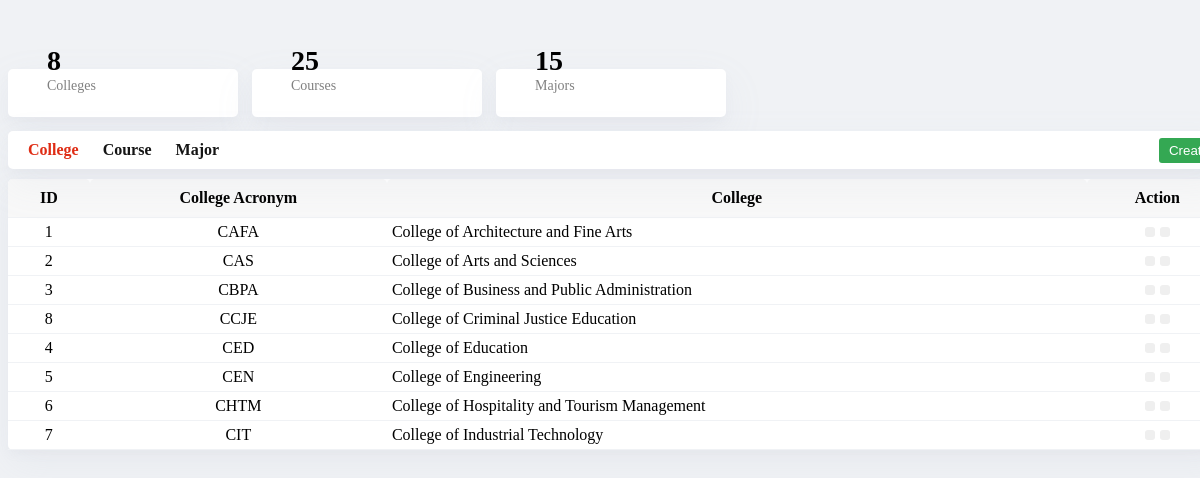
The page /php/admin-colleges.php on the database its author committed.
### tables this page shows
CREATE TABLE `college` (
  `id` int(11) NOT NULL,
  `acronym` varchar(100) NOT NULL,
  `college` varchar(100) NOT NULL
);

### php/admin-colleges.php (the view, shortened to what this page needs)
<?php
include "php/connect.php";
?>
<link rel="stylesheet" href="css/admin.css?v=1.0">
<div class="main-body">
	<div class="admin-header">
		<div class="container">
			<div>
				<div>
					<?php
					$select = "SELECT * FROM college";
					$result = $connect -> query($select);
					if ($result -> num_rows > 0) {
						echo mysqli_num_rows($result);
					}
					else {
						echo 0;
					}
					?>
				</div>
				<div>Colleges</div>
			</div>
		</div>
		<div class="container">
			<div>
				<div>
					<?php
					$select = "SELECT * FROM course";
					$result = $connect -> query($select);
					if ($result -> num_rows > 0) {
						echo mysqli_num_rows($result);
					}
					else {
						echo 0;
					}
					?>
				</div>
				<div>Courses</div>
			</div>
		</div>
		<div class="container">
			<div>
				<div>
				<?php
					$select = "SELECT * FROM major";
					$result = $connect -> query($select);
					if ($result -> num_rows > 0) {
						echo mysqli_num_rows($result);
					}
					else {
						echo 0;
					}
					?>
				</div>
				<div>Majors</div>
			</div>
		</div>
	</div>
	<div class="colleges-header">
		<a href="?colleges"><i class="fas fa-university"></i> College</a>
		<a href="?colleges&course"><i class="fas fa-graduation-cap"></i> Course</a>
		<a href="?colleges&major"><i class="fas fa-graduation-cap"></i> Major</a>
		<button id="create-btn" title="Create"><i class="fas fa-plus-circle"></i> Create</button>
	</div>
	<table>
		<?php
		if (isset($_GET["course"])) {
			echo "<tr>";
				echo "<th>ID</th>";
				echo "<th>College</th>";
				echo "<th>Course Acronym</th>";
				echo "<th>Course</th>";
				echo "<th>Action</th>";
			echo "</tr>";
			$select = "SELECT * FROM course ORDER BY college, course";
			$result = $connect -> query($select);
			if ($result -> num_rows > 0) {
				while ($row = mysqli_fetch_array($result)) {
					$courseid = $row["id"];
					$courseacro = $row["acronym"];
					$course = $row["course"];
					$coursecollege = $row["college"];
					echo "<tr>";
						echo "<td>$courseid</td>";
						$select1 = "SELECT * FROM college ORDER BY id=$coursecollege";
						$result1 = $connect -> query($select1);
						if ($result1 -> num_rows > 0) {
							while ($row1 = mysqli_fetch_array($result1)) {
								$collegename = $row1["college"];
							}
						}
						echo "<td>$collegename</td>";
						echo "<td>$courseacro</td>";
						echo "<td>$course</td>";
						echo "<td>";
							echo "<button value='$courseid' title='Edit $course ($courseacro)' class='edit-btn'><i class='fas fa-edit'></i></button>";
							echo "<button value='$courseid' title='Delete $course ($courseacro)' class='delete-btn'><i class='fas fa-trash'></i></button>";
						echo "</td>";
					echo "</tr>";
				}
			}
		}
		else {
			echo "<tr>";
				echo "<th>ID</th>";
				echo "<th>College Acronym</th>";
				echo "<th>College</th>";
				echo "<th>Action</th>";
			echo "</tr>";
			$select = "SELECT * FROM college ORDER BY college";
			$result = $connect -> query($select);
			if ($result -> num_rows > 0) {
				while ($row = mysqli_fetch_array($result)) {
					$collegeid = $row["id"];
					$collegeacro = $row["acronym"];
					$college = $row["college"];
					echo "<tr>";
						echo "<td>$collegeid</td>";
						echo "<td style='text-align: center;'>$collegeacro</td>";
						echo "<td>$college</td>";
						echo "<td>";
							echo "<button value='$collegeid' title='Edit $college ($collegeacro)' class='edit-btn'><i class='fas fa-edit'></i></button>";
							echo "<button value='$collegeid' title='Delete $college ($collegeacro)' class='delete-btn'><i class='fas fa-trash'></i></button>";
						echo "</td>";
					echo "</tr>";
				}
			}
		}
		?>
	</table>
</div>

### css/admin.css (style rules this page uses)
.main-body { width: 1220px; margin: auto; margin-top: 69px; }
.admin-header { margin-bottom: 10px; }
.admin-header .container { display: inline-block; width: 200px; padding: 15px; overflow: hidden; margin-right: 10px; border-radius: 5px; background-color: #ffffff; box-shadow: 0 5px 10px rgba(154, 160, 185, 0.05), 0 15px 40px rgba(166, 173, 201, 0.1); }
.admin-header .container div { display: inline-block; }
.admin-header .container div:nth-child(2) div { position: absolute; display: block; height: 30px; margin-left: 20px; padding-top: 5px; }
.admin-header .container div:nth-child(2) div:nth-child(1) { font-size: 28px; font-weight: bold; margin-top: -58px; }
.admin-header .container div:nth-child(2) div:nth-child(2) { color: #808080; font-size: 14px; margin-top: -25px; }
.colleges-header, .subjects-header, .professors-header, .heads-header { margin-bottom: 10px; padding: 10px; position: relative; border-radius: 5px; background-color: #ffffff; box-shadow: 0 5px 10px rgba(154, 160, 185, 0.05), 0 15px 40px rgba(166, 173, 201, 0.1); }
.colleges-header a, .subjects-header a, .professors-header a, .heads-header a { color: #151515; font-weight: bold; text-decoration: none; padding: 0 10px; }
.colleges-header .active, .subjects-header .active, .professors-header .active, .heads-header .active { color: #df2c14; }
.colleges-header button, .subjects-header button, .professors-header button, .heads-header button { cursor: pointer; color: #ffffff; padding: 5px 10px; margin-top: -3px; margin-right: 9px; position: absolute; right: 0; border: none; border-radius: 3px; background-color: #34a853; }
.main-body table { width: 100%; border-radius: 5px; border-spacing: 0; background-color: #ffffff; box-shadow: 0 5px 10px rgba(154, 160, 185, 0.05), 0 15px 40px rgba(166, 173, 201, 0.1); }
.main-body table th, .main-body table td { border-bottom: 1px solid #f0f2f5; }
.main-body table th { padding: 10px; border-top-left-radius: 5px; border-top-right-radius: 5px; background-color: #f8f8f8; }
.main-body table td { padding: 5px; }
.main-body table td:nth-child(1) { text-align: center; }
.main-body table td:last-child { text-align: center; }
.main-body table button { cursor: pointer; color: #ffffff; margin: 0 2.5px; padding: 5px; border: none; border-radius: 3px; }

### rows shown on the page
college: id "1", acronym "CAFA", college "College of Architecture and Fine Arts"
college: id "2", acronym "CAS", college "College of Arts and Sciences"
college: id "3", acronym "CBPA", college "College of Business and Public Administration"
college: id "8", acronym "CCJE", college "College of Criminal Justice Education"
college: id "4", acronym "CED", college "College of Education"
college: id "5", acronym "CEN", college "College of Engineering"
college: id "6", acronym "CHTM", college "College of Hospitality and Tourism Management"
college: id "7", acronym "CIT", college "College of Industrial Technology"

### other values the page prints
mysqli_num_rows($result) "8"
mysqli_num_rows($result) "25"
mysqli_num_rows($result) "15"
